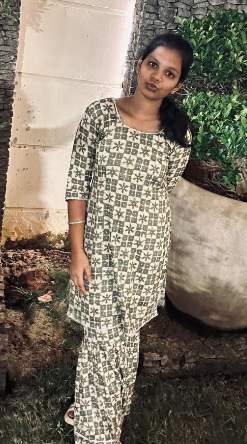
#> input picture myimage.png, 247 x 444 px
$ jupyter execute Untitled20.ipynb
#> lines starting #> are read from the running program, lines starting #| are printed output that depends on the picture
### Exp-7 -Record-HOUGH TRANSFORM
### NAME  - DEEEPIKA V
### REG NO- 212224240030

[cell 1]
import cv2
import numpy as np
import matplotlib.pyplot as plt

image = cv2.imread('myimage.png')
#> image is the input picture: shape (444, 247, 3); mean B, G, R 105.8, 120.4, 130.4

gray_image = cv2.cvtColor(image, cv2.COLOR_BGR2GRAY)
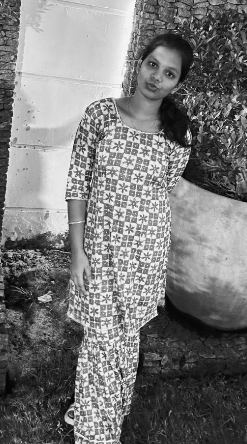
#> gray_image: shape (444, 247); min 2, max 252, mean 121.7

plt.imshow(cv2.cvtColor(image, cv2.COLOR_BGR2RGB))
plt.title("Input Image")
plt.axis('off')

[cell 2]
plt.imshow(gray_image, cmap='gray')
plt.title("Grayscale Image")
plt.axis('off')

[cell 3]
edges = cv2.Canny(gray_image, 50, 150)
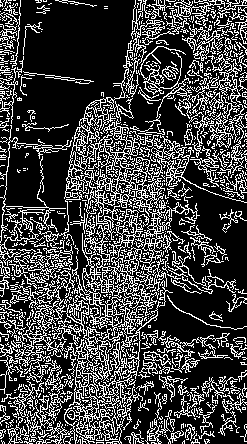
#> edges: shape (444, 247); 26.4% white in thin lines or dots

plt.imshow(edges, cmap='gray')
plt.title("Canny Edge Detector")
plt.axis('off')

[cell 4]
lines = cv2.HoughLinesP(edges, 1, np.pi/180, 100,
                        minLineLength=50, maxLineGap=10)
#> lines = 214 rows, first 6: [51, 416, 174, 141], [88, 441, 230, 2], [46, 443, 61, 369], [17, 442, 176, 68], [126, 97, 141, 0], [64, 443, 157, 224]

if lines is not None:
    for line in lines:
        x1, y1, x2, y2 = line.flatten()
        cv2.line(image, (x1, y1), (x2, y2), (0, 255, 0), 2)
#> this loop made 214 passes
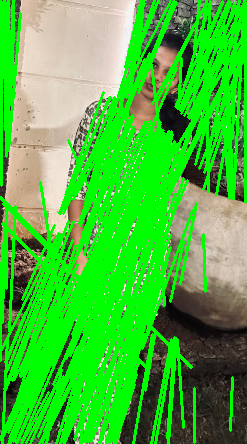
#> image: shape (444, 247, 3); mean B, G, R 57.5, 186.3, 71.5

plt.imshow(cv2.cvtColor(image, cv2.COLOR_BGR2RGB))
plt.title("Result of Hough Transform")
plt.axis('off')
plt.show()
